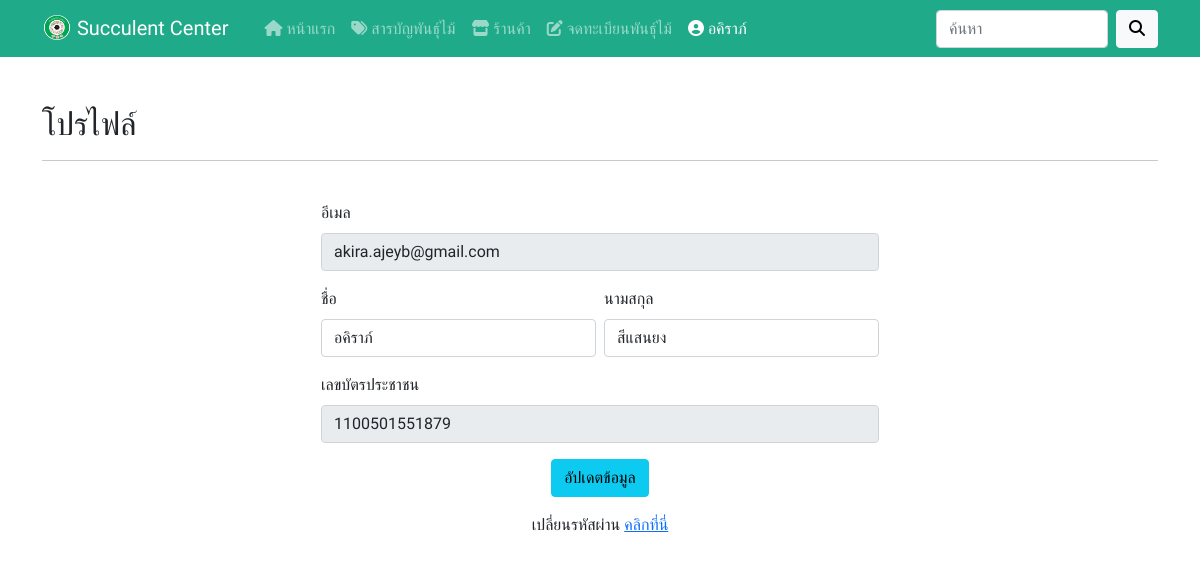
The app's page /settings.php?q=profile (signed in) with its own data.
### tables this page shows
CREATE TABLE `users` (
  `user_id` int NOT NULL COMMENT 'หมายเลขกำกับผู้ใช้',
  `user_fname` varchar(255) NOT NULL COMMENT 'ชื่อผู้ใช้',
  `user_lname` varchar(255) NOT NULL COMMENT 'นามสกุล',
  `user_idcard` varchar(255) NOT NULL COMMENT 'บัตรประชาชน',
  `user_email` varchar(255) NOT NULL COMMENT 'อีเมล',
  `user_pass` varchar(255) NOT NULL COMMENT 'รหัสผ่าน',
  `user_role` enum('admin','user') NOT NULL DEFAULT 'user' COMMENT 'สิทธิ์',
  `user_timestamp` timestamp NOT NULL DEFAULT CURRENT_TIMESTAMP COMMENT 'ประทับเวลาผู้ใช้'
);

### components/profile.php (the view, shortened to what this page needs)
<h2>โปรไฟล์</h2>
<hr>
<br>
<div class="col-lg-6 col-12 m-auto">
    <form action="user_db.php" method="post">
        <div class="mb-3">
            <label for="email" class="form-label">อีเมล</label>
            <input type="email" name="email" class="form-control" value="<?= $user['user_email']; ?>" placeholder="อีเมล" aria-describedby="email" maxlength="50" readonly>
        </div>
        <div class="row g-2 mb-3">
            <div class="col">
                <label for="fname" class="form-label">ชื่อ</label>
                <input type="text" name="fname" class="form-control" value="<?= $user['user_fname']; ?>" placeholder="ชื่อ" aria-describedby="fname" maxlength="50" required>
            </div>
            <div class="col">
                <label for="lname" class="form-label">นามสกุล</label>
                <input type="text" name="lname" class="form-control" value="<?= $user['user_lname']; ?>" placeholder="นามสกุล" aria-describedby="lname" maxlength="50" required>
            </div>
        </div>
        <div class="mb-3">
            <label for="idcard" class="form-label">เลขบัตรประชาชน</label>
            <input type="text" name="idcard" class="form-control" value="<?= $user['user_idcard']; ?>" placeholder="เลขบัตรประชาชน 13 หลัก" aria-describedby="idcard" maxlength="13" pattern="[0-9]+" readonly>
        </div>
        <div class="mb-3 text-center">
            <button type="submit" name="edit" class="btn btn-info mx-auto">อัปเดตข้อมูล</button>
        </div>
        <div class="text-center">
            <p>เปลี่ยนรหัสผ่าน <a href="./settings.php?q=changepassword">คลิกที่นี่</a></p>
        </div>
    </form>
</div>

### components/nav-bar.php (shortened to what this page needs)
<nav class="navbar navbar-expand-lg navbar-dark" style="background-color: #1FAB89;">
    <div class="container">
        <a class="navbar-brand" href="./index.php">
            <img src="./assets/images/logo.png" alt="" width="30" height="25" class="mb-1">
            Succulent Center
        </a>
        <div class="collapse navbar-collapse" id="navbarSupportedContent">
            <div class="container">
                <ul class="navbar-nav me-auto mb-2 mb-lg-0">
                    <li class="nav-item">
                        <a class="nav-link <?php if (basename($_SERVER["SCRIPT_FILENAME"], '.php') == 'index') {
                                                echo 'active';
                                            } ?>" aria-current="page" href="./index.php"><i class="fa-solid fa-house"></i> หน้าแรก</a>
                    </li>
                    <li class="nav-item">
                        <a class="nav-link <?php if (basename($_SERVER["SCRIPT_FILENAME"], '.php') == 'category') {
                                                echo 'active';
                                            } ?>" href="./category.php?q=plantsfamily"><i class="fa-solid fa-tags"></i> สารบัญพันธุ์ไม้</a>
                    </li>
                    <li class="nav-item">
                        <a class="nav-link <?php if (basename($_SERVER["SCRIPT_FILENAME"], '.php') == 'shop') {
                                                echo 'active';
                                            } ?>" href="./shop.php"><i class="fa-solid fa-store"></i> ร้านค้า</a>
                    </li>
                    <li class="nav-item">
                        <a class="nav-link <?php if (basename($_SERVER["SCRIPT_FILENAME"], '.php') == 'form') {
                                                echo 'active';
                                            } ?>" href="./form.php"><i class="fa-solid fa-pen-to-square"></i> จดทะเบียนพันธุ์ไม้</a>
                    </li>
                    <?php if (isset($_SESSION['user'])) { ?>
                        <?php
                        $id = $_SESSION['user'];
                        $stmt = $conn->query("SELECT * FROM users WHERE user_id = $id");
                        $stmt->execute();
                        $user = $stmt->fetch();
                        ?>
                        <li class="nav-item dropdown">
                            <a class="nav-link <?php if (basename($_SERVER["SCRIPT_FILENAME"], '.php') == 'settings') {
                                                    echo 'active';
                                                } ?>" href="#" id="navbarDropdown" role="button" data-bs-toggle="dropdown" aria-expanded="false">
                                <i class="fa-solid fa-circle-user"></i> <?= $user['user_fname']; ?>
                            </a>
                        </li>
                    <?php } ?>
                </ul>
            </div>
            <form class="d-flex" method="get" action="search.php">
                <input class="form-control me-2" name="keyword" type="search" placeholder="ค้นหา" aria-label="Search" required>
                <button class="btn btn-light" name="search" type="submit"><i class="fa-solid fa-magnifying-glass"></i></button>
            </form>
        </div>
    </div>
</nav>

### components/head.php (style rules this page uses)
body { font-family: 'Kanit', sans-serif; }

### records on screen
users: user_fname "อคิราภ์", email "akira.ajeyb@gmail.com", fname "อคิราภ์", lname "สีแสนยง", idcard "1100501551879"
